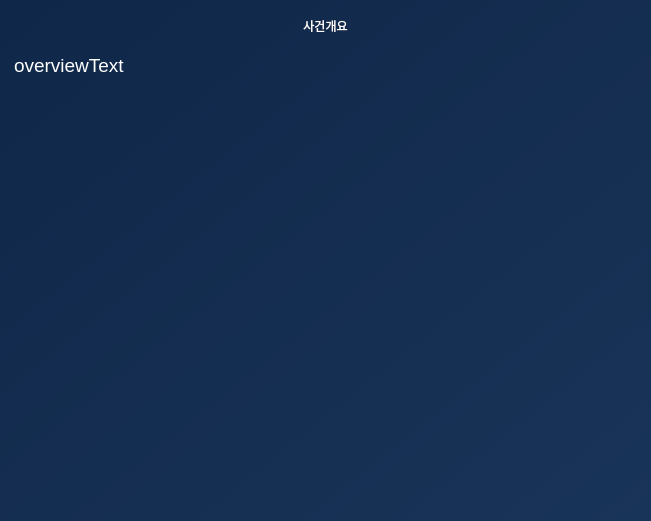
<?xml version="1.0" encoding="UTF-8"?>
<ui version="4.0">
 <class>overviewWindow</class>
 <widget class="QDialog" name="overviewWindow">
  <property name="geometry">
   <rect>
    <x>0</x>
    <y>0</y>
    <width>651</width>
    <height>521</height>
   </rect>
  </property>
  <property name="windowTitle">
   <string>Dialog</string>
  </property>
  <property name="styleSheet">
   <string notr="true">QDialog{
	background: qlineargradient(x1:0, y1:0, x2:1, y2:1, stop:0 rgb(15, 39, 72), stop:1 rgb(25, 52, 89));
}</string>
  </property>
  <widget class="QLabel" name="overviewTitleLabel">
   <property name="geometry">
    <rect>
     <x>10</x>
     <y>10</y>
     <width>631</width>
     <height>31</height>
    </rect>
   </property>
   <property name="styleSheet">
    <string notr="true">QLabel{
	color: rgb(255, 255, 255);
	font: 20pt &quot;나눔고딕 ExtraBold&quot;;
}</string>
   </property>
   <property name="text">
    <string>사건개요</string>
   </property>
   <property name="alignment">
    <set>Qt::AlignCenter</set>
   </property>
  </widget>
  <widget class="QTextBrowser" name="overviewText">
   <property name="enabled">
    <bool>true</bool>
   </property>
   <property name="geometry">
    <rect>
     <x>10</x>
     <y>50</y>
     <width>631</width>
     <height>461</height>
    </rect>
   </property>
   <property name="styleSheet">
    <string notr="true">QTextBrowser {
    border: none;
	background-color: rgba(0, 0, 0, 0);
	color: rgb(255, 255, 255);
	font: 14pt &quot;나눔고딕&quot;;
}</string>
   </property>
   <property name="verticalScrollBarPolicy">
    <enum>Qt::ScrollBarAsNeeded</enum>
   </property>
   <property name="horizontalScrollBarPolicy">
    <enum>Qt::ScrollBarAlwaysOff</enum>
   </property>
   <property name="markdown">
    <string>overviewText

</string>
   </property>
   <property name="html">
    <string>&lt;!DOCTYPE HTML PUBLIC &quot;-//W3C//DTD HTML 4.0//EN&quot; &quot;http://www.w3.org/TR/REC-html40/strict.dtd&quot;&gt;
&lt;html&gt;&lt;head&gt;&lt;meta name=&quot;qrichtext&quot; content=&quot;1&quot; /&gt;&lt;style type=&quot;text/css&quot;&gt;
p, li { white-space: pre-wrap; }
&lt;/style&gt;&lt;/head&gt;&lt;body style=&quot; font-family:'나눔고딕'; font-size:14pt; font-weight:400; font-style:normal;&quot;&gt;
&lt;p style=&quot; margin-top:9px; margin-bottom:9px; margin-left:0px; margin-right:0px; -qt-block-indent:0; text-indent:0px;&quot;&gt;overviewText&lt;/p&gt;&lt;/body&gt;&lt;/html&gt;</string>
   </property>
   <property name="overwriteMode">
    <bool>false</bool>
   </property>
   <property name="textInteractionFlags">
    <set>Qt::NoTextInteraction</set>
   </property>
   <property name="placeholderText">
    <string/>
   </property>
  </widget>
 </widget>
 <resources>
  <include location="assets/resource.qrc"/>
 </resources>
 <connections/>
</ui>
